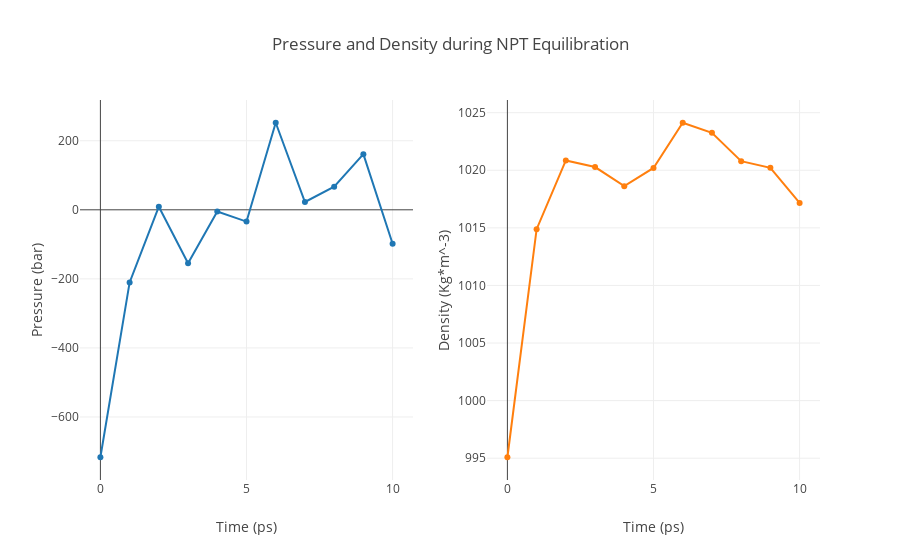

The notebook cell this image was saved under:
### Code cell
import plotly
from plotly import tools
import plotly.graph_objs as go

# Read pressure and density data from file 
with open(output_npt_pd_xvg,'r') as pd_file:
    x,y,z = map(
        list,
        zip(*[
            (float(line.split()[0]),float(line.split()[1]),float(line.split()[2]))
            for line in pd_file 
            if not line.startswith(("#","@")) 
        ])
    )

plotly.offline.init_notebook_mode(connected=True)

trace1 = go.Scatter(
    x=x,y=y
)
trace2 = go.Scatter(
    x=x,y=z
)

fig = tools.make_subplots(rows=1, cols=2, print_grid=False)

fig.append_trace(trace1, 1, 1)
fig.append_trace(trace2, 1, 2)

fig['layout']['xaxis1'].update(title='Time (ps)')
fig['layout']['xaxis2'].update(title='Time (ps)')
fig['layout']['yaxis1'].update(title='Pressure (bar)')
fig['layout']['yaxis2'].update(title='Density (Kg*m^-3)')

fig['layout'].update(title='Pressure and Density during NPT Equilibration')
fig['layout'].update(showlegend=False)

plotly.offline.iplot(fig)

### Figure 1 — Plotly figure (JSON) as saved in the notebook; plotly's stock layout.template omitted (floating-point values rounded to 4 significant figures)
{"data": [{"type": "scatter", "uid": "5bb04240-3cf3-4a38-a6db-a4c66177bc65", "x": [0, 1, 2, 3, 4, 5, 6, 7, 8, 9, 10], "xaxis": "x", "y": [-716.6, -210.3, 8.961, -154.7, -4.718, -34.09, 252.1, 22.63, 66.88, 161.3, -98.47], "yaxis": "y"}, {"type": "scatter", "uid": "5a8913d7-dcda-4511-86c7-973824d86659", "x": [0, 1, 2, 3, 4, 5, 6, 7, 8, 9, 10], "xaxis": "x2", "y": [995.1, 1015.0, 1021.0, 1020.0, 1019.0, 1020.0, 1024.0, 1023.0, 1021.0, 1020.0, 1017.0], "yaxis": "y2"}], "layout": {"showlegend": false, "title": {"text": "Pressure and Density during NPT Equilibration"}, "xaxis": {"anchor": "y", "domain": [0, 0.45], "title": {"text": "Time (ps)"}}, "xaxis2": {"anchor": "y2", "domain": [0.55, 1], "title": {"text": "Time (ps)"}}, "yaxis": {"anchor": "x", "domain": [0, 1], "title": {"text": "Pressure (bar)"}}, "yaxis2": {"anchor": "x2", "domain": [0, 1], "title": {"text": "Density (Kg*m^-3)"}}}}
